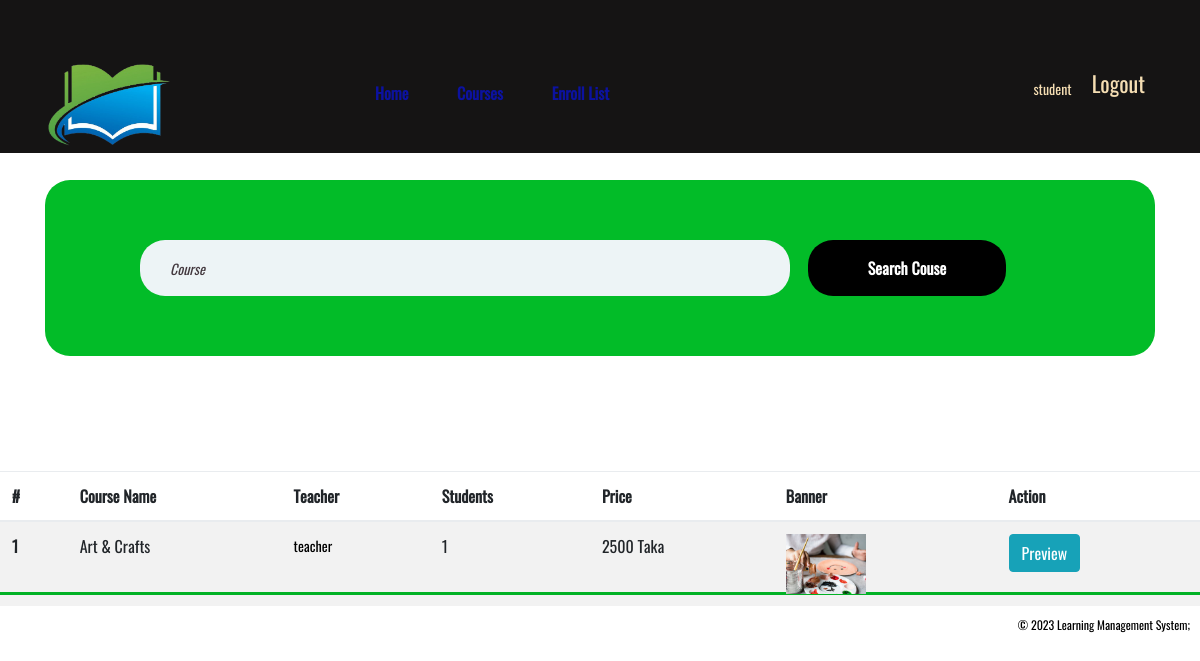
The page /enrollcart.php (signed in) on the database as committed earlier.
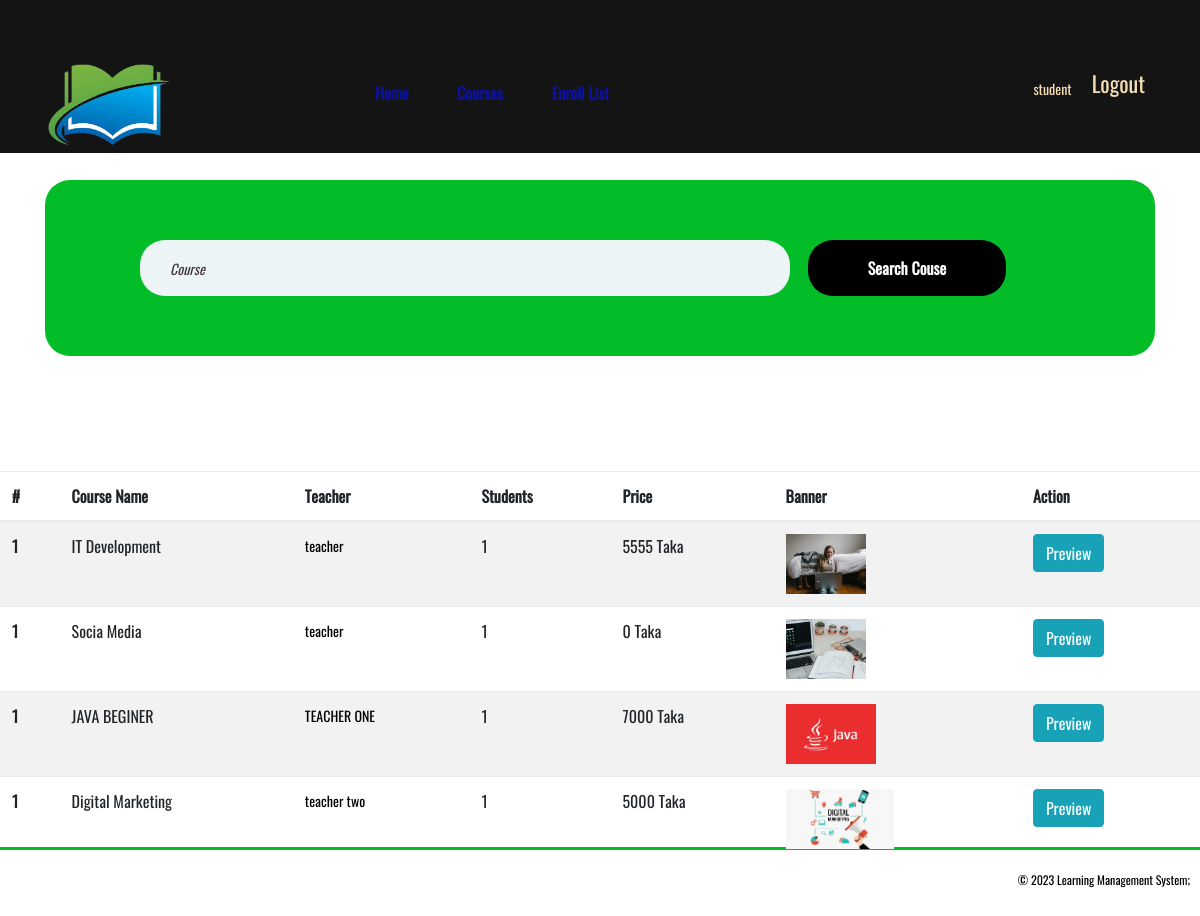
The same page on the database as committed later.
### tables this page shows
CREATE TABLE `enrole_student_list` (
  `enrole_id` int(11) NOT NULL,
  `student_id` int(11) NOT NULL,
  `course_id` int(11) NOT NULL,
  `price` varchar(255) NOT NULL,
  `pay_status` tinyint(4) NOT NULL,
  `student_account` varchar(191) DEFAULT NULL,
  `student_payment_type` varchar(191) NOT NULL,
  `teacher_pay` decimal(30,2) NOT NULL,
  `t_pay` tinyint(4) NOT NULL,
  `teacher_account` varchar(191) DEFAULT NULL,
  `teacher_payment_type` varchar(191) DEFAULT NULL
);

CREATE TABLE `course_table` (
  `course_id` int(11) NOT NULL,
  `course_title` varchar(266) NOT NULL,
  `course_details` text NOT NULL,
  `category_id` int(11) NOT NULL,
  `teacher_id` int(11) NOT NULL,
  `price` varchar(300) NOT NULL,
  `course_image` varchar(250) NOT NULL,
  `course_feature` tinyint(4) NOT NULL,
  `pay_status` tinyint(4) NOT NULL,
  `rat_total` int(11) NOT NULL,
  `rat_hit` int(11) NOT NULL
);

CREATE TABLE `teacher_table` (
  `teacher_id` int(11) NOT NULL,
  `teacher_name` varchar(300) NOT NULL,
  `teacher_email` varchar(300) NOT NULL,
  `teacher_phone` varchar(300) NOT NULL,
  `teacher_image` varchar(266) NOT NULL,
  `teacher_password` varchar(266) NOT NULL,
  `created_at` timestamp NOT NULL DEFAULT current_timestamp(),
  `account_no` bigint(20) NOT NULL
);

### include/dbcon.php (called while the page is built, shortened)
<?php
class DatabaseConnection{
	public $db;
	public function connectDataBase(){
		$this->db = new mysqli('localhost', 'root', '', 'online_edu');
	}
		public function queryfunk($query){
		$insert = $this->db->query($query) or die($this->db->error.__LINE__);
		if($insert){
			return $insert;
		} else {
			return false;
		}
	}
	public function queryfunk_help($query){
		$result = $this->db->query($query) or die($this->db->error.__LINE__);
		if($result->num_rows > 0){
			return $result;
		} else {
			return false;
		}
	}
}
 ?>

### enrollcart.php (the view, shortened to what this page needs)
<?php include 'include/header.php'; ?>
<?php include 'include/background.php'; ?>
	<section class="course-section spad pb-0">
		<div class="course-warp">
			<div class="row course-items-area">
			<table class="table table-striped">
  <thead>
    <tr>
      <th scope="col">#</th>
      <th scope="col">Course Name</th>
      <th scope="col">Teacher</th>
      <th scope="col">Students</th>
      <th scope="col">Price</th>
      <th scope="col">Banner</th>
      <th scope="col">Action</th>
    </tr>
  </thead>
  <tbody>
					<?php
						$viewcourse = $viewcls->allcoursesenroll($student_id);
						foreach ($viewcourse as $value) {
					?>
    <tr>
      <th scope="row">1</th>
      <td><?php echo $value['course_title']; ?></td>
      <td>
		<?php $teacher = $value['teacher_id'];
	  echo $teacher = $viewcls->teacherview($teacher); ?>
	  </td>
      <td><?php echo $viewcourse = $viewcls->enrolestudentcount($value['course_id']);?>
	  </td>
	  <td><?php echo $value['price']; ?> Taka</td>
	  <td><img style="height: 60px;" src="<?php echo $value['course_image']; ?>" alt=""></td>
	  <td><?php if ($value['pay_status']==1) { ?>
			<a class="btn btn-info" href="courseplaylist.php?playlistid=<?php echo $value['course_id'] ?>">Preview</a>
			<?php }else{ ?>
			<button class="btn btn-success" href="">Pending</button>
			<a class="btn btn-danger" href="?remove=<?php echo $value['enrole_id']; ?>">Remove</a> <?php } ?>
		</td>
    </tr>
	<?php }   ?>
  </tbody>
</table>
			</div>
		</div>
	</section>
	<?php include 'include/footer.php'; ?>

### include/ViewClass.php (shortened to what this page needs)
<?php
include_once 'dbcon.php';
class ViewClass extends DatabaseConnection
{
		public function teacherview($teacher_id){
		$sqlquery = "SELECT * FROM teacher_table WHERE teacher_id='$teacher_id'";
		$result = $this->queryfunk_help($sqlquery);
		$value = mysqli_fetch_array($result);
		$res = "<div class='ca-pic set-bg' data-setbg='".$value['teacher_image']."'></div><p>".$value['teacher_name']."";
		return $res;
		}
		public function enrolestudentcount($id){
					$sqlquery = "SELECT * FROM enrole_student_list WHERE course_id = '$id'";
				$result = $this->queryfunk_help($sqlquery);
				if ($result==NULL) {
					return 0;
				}else{
				$result = mysqli_num_rows($result);
				return $result;
				}
				}
		public function allcoursesenroll($id){
					$sqlquery = "SELECT * FROM course_table LEFT JOIN enrole_student_list ON course_table.course_id = enrole_student_list.course_id WHERE student_id = $id ";
					$result = $this->queryfunk($sqlquery);
					return $result;
				}
}
 ?>

Rows that differ between the two databases and show on the page:
removed enrole_student_list: course.course_title "Art & Crafts", teacher_table.teacher_name "teacher", enrolestudentcount "1", price "2500", course.course_image (picture)
added enrole_student_list: course.course_title "IT Development", teacher_table.teacher_name "teacher", enrolestudentcount "1", price "5555", course.course_image (picture)
added enrole_student_list: course.course_title "Socia Media", teacher_table.teacher_name "teacher", enrolestudentcount "1", price "0", course.course_image (picture)
added enrole_student_list: course.course_title "JAVA BEGINER", teacher_table.teacher_name "TEACHER ONE", enrolestudentcount "1", price "7000", course.course_image (picture)
added enrole_student_list: course.course_title "Digital Marketing", teacher_table.teacher_name "teacher two", enrolestudentcount "1", price "5000", course.course_image (picture)
